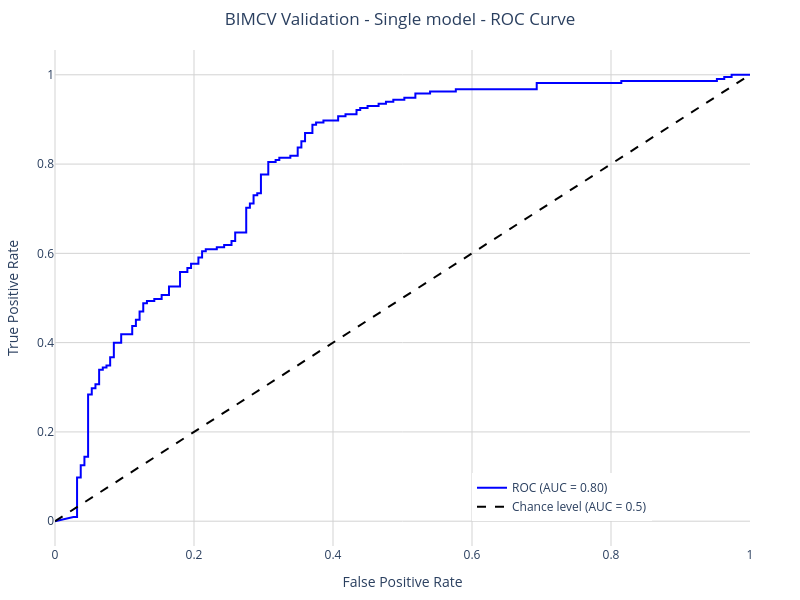
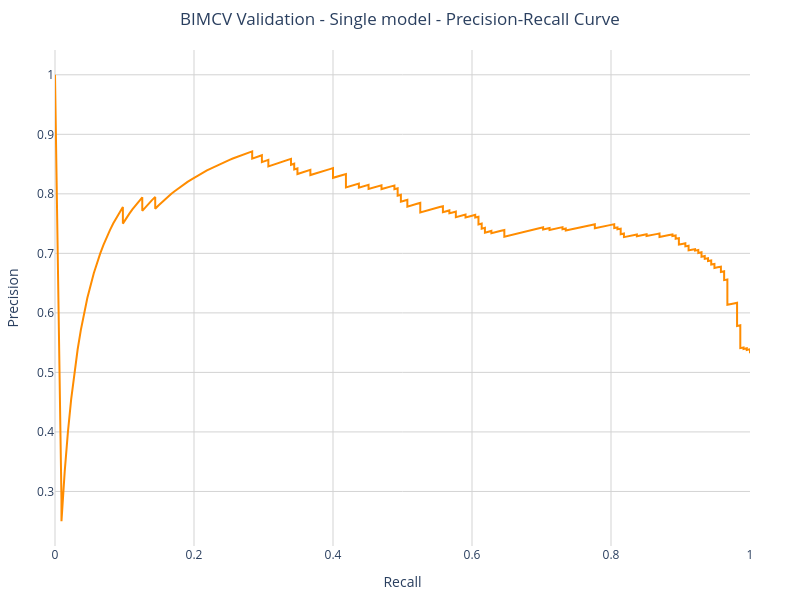

These figures' notebook cell, in order:
### Code cell
#Show metrics and plots
probs_pos = probs#[:, 1]  # Probabilities for the positive class
y_true_val = np.array([item['label'][1] for item in val_dataloader.dataset])
fig_roc, fig_pr, metrics_single = plot_roc_pr_single(
    y_true=y_true_val,
    y_score=probs_pos,
    title_prefix="BIMCV Validation - Single model",
    out_path_roc="outputs/figures/results/roc_single_model.pdf",
    out_path_pr="outputs/figures/results/pr_single_model.pdf",
    show=True,
)

### Figure 1 — Plotly figure (JSON) as saved in the notebook; plotly's stock layout.template omitted (floating-point values rounded to 4 significant figures; data arrays with more than 128 entries replaced by an {"elided": "..."} marker saying what was removed)
{"data": [{"line": {"color": "blue", "width": 2}, "mode": "lines", "name": "ROC (AUC = 0.80)", "type": "scatter", "x": {"elided": "134 float values"}, "y": {"elided": "134 float values"}}, {"line": {"color": "black", "dash": "dash"}, "mode": "lines", "name": "Chance level (AUC = 0.5)", "type": "scatter", "x": [0, 1], "y": [0, 1]}], "layout": {"height": 600, "legend": {"x": 0.6, "y": 0.05}, "margin": {"b": 50, "l": 50, "r": 50, "t": 50}, "paper_bgcolor": "white", "plot_bgcolor": "white", "title": {"text": "BIMCV Validation - Single model - ROC Curve", "x": 0.5}, "width": 800, "xaxis": {"gridcolor": "lightgray", "gridwidth": 1, "showgrid": true, "title": {"text": "False Positive Rate"}, "zeroline": true, "zerolinecolor": "lightgray", "zerolinewidth": 1}, "yaxis": {"gridcolor": "lightgray", "gridwidth": 1, "showgrid": true, "title": {"text": "True Positive Rate"}, "zeroline": true, "zerolinecolor": "lightgray", "zerolinewidth": 1}}}

### Figure 2 — Plotly figure (JSON) as saved in the notebook; plotly's stock layout.template omitted (floating-point values rounded to 4 significant figures; data arrays with more than 128 entries replaced by an {"elided": "..."} marker saying what was removed)
{"data": [{"line": {"color": "darkorange", "width": 2}, "mode": "lines", "name": "PR (AUC = 0.76)", "type": "scatter", "x": {"elided": "395 float values"}, "y": {"elided": "395 float values"}}], "layout": {"height": 600, "legend": {"x": 0.6, "y": 0.05}, "margin": {"b": 50, "l": 50, "r": 50, "t": 50}, "paper_bgcolor": "white", "plot_bgcolor": "white", "title": {"text": "BIMCV Validation - Single model - Precision-Recall Curve", "x": 0.5}, "width": 800, "xaxis": {"gridcolor": "lightgray", "gridwidth": 1, "showgrid": true, "title": {"text": "Recall"}, "zeroline": true, "zerolinecolor": "lightgray", "zerolinewidth": 1}, "yaxis": {"gridcolor": "lightgray", "gridwidth": 1, "showgrid": true, "title": {"text": "Precision"}, "zeroline": true, "zerolinecolor": "lightgray", "zerolinewidth": 1}}}
